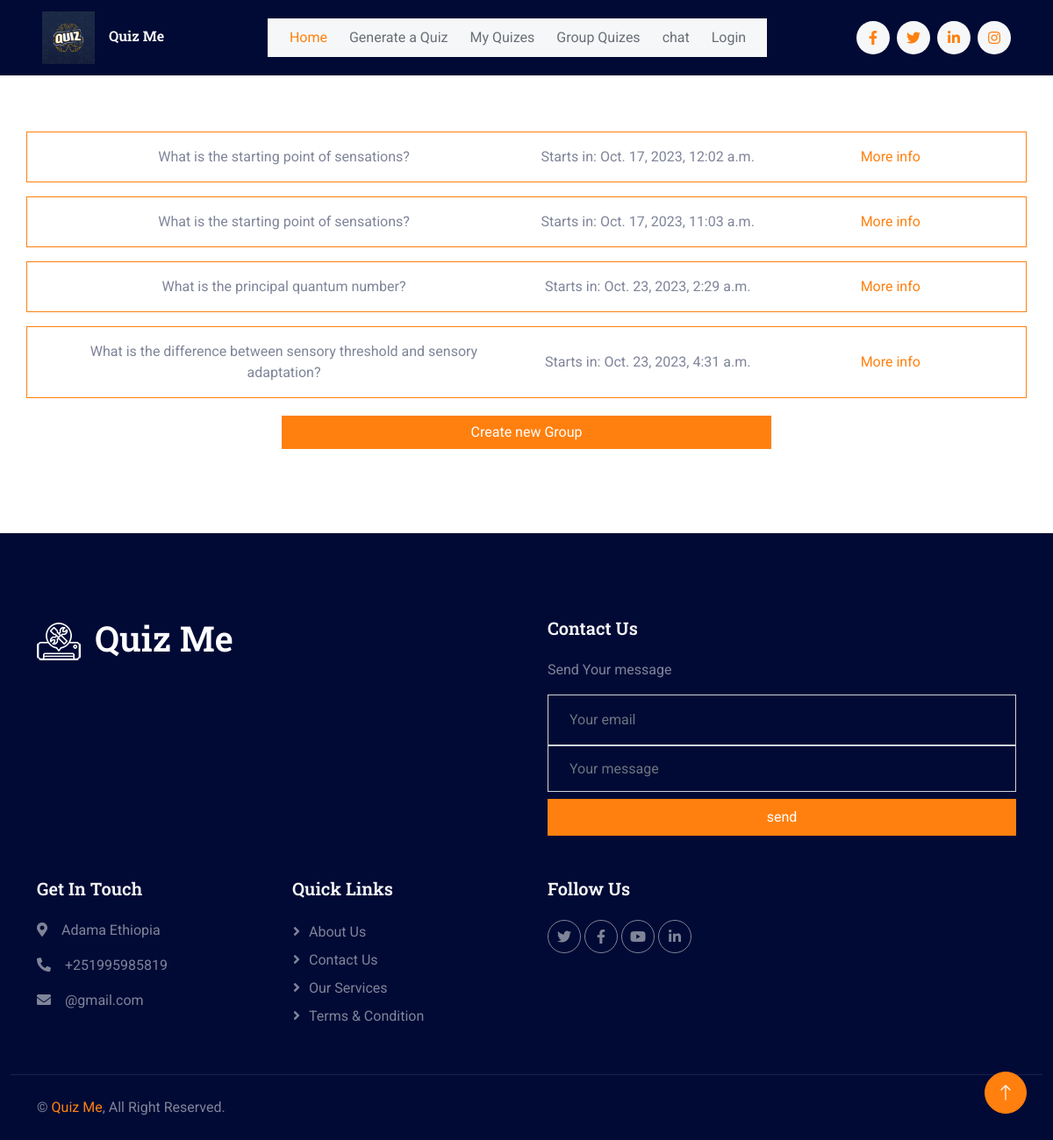
Screenshot of /my_group_quizzes (signed in) with the database file from the repository.
### quiz_app/models.py (models this page shows, shortened)
class GroupQuiz(models.Model):
    quiz = models.ForeignKey(Quiz, on_delete=models.CASCADE)
    start_time = models.DateTimeField()
    completed = models.BooleanField(default=False)
    joined_members = models.ManyToManyField(CustomUser, related_name="members")
    end_time = models.DateTimeField(null=True, blank=True)
    is_in_progress = models.BooleanField(default=False)
    created_by = models.ForeignKey(CustomUser, on_delete=models.CASCADE, null=True, blank=True)

class Quiz(models.Model):
    title = models.CharField(max_length=100, null=True, blank=True)
    size = models.IntegerField()
    generated_by = models.ForeignKey(CustomUser, on_delete=models.CASCADE)
    questions = models.TextField()
    user_score = models.IntegerField(default=0)

### quiz_app/views.py (the view)
# urls.py: path('my_group_quizzes', views.user_group_quizs, name="group_quizes"),
@login_required(login_url='login')
def user_group_quizs(request):
    user = request.user
    group_quizzes = GroupQuiz.objects.filter(joined_members=user)
    return render(request, "joined_group_quizes.html", {"group_quizes":group_quizzes})

### templates/joined_group_quizes.html
{% extends 'index2.html' %}
{% block content %}
{% load static %}
<body>
    <div class="container-xxl py-5 custom-container">
        <div class="container text-center">
            {% if group_quizes %}
            {% for quiz in group_quizes %}
            <div class="row border border-primary rounded p-3 mt-3 d-flex justify-content-center align-items-center">
                <div class="col-md-6">
                    {{ quiz.quiz.title }}
                </div>
                <div class="col-md-3">
                    Starts in: {{ quiz.start_time }}
                </div>
                <div class="col-md-3">
                    <a href="{%url 'group_quiz' quiz.id %}">More info</a>
                </div>
            </div>
            {% endfor %}
            {% else %}
            <h1>You haven't any groups quizzes yet.</h1>
            {% endif %}
            <Button onclick="window.location.href = '{%url 'create_group_quiz'%}';" class="btn btn-primary" style="margin-top:20px; width:50%">
                Create new Group
            </Button>
        </div>
    </div>
</body>
{% endblock content %}

### static/css/style.css (style rules this page uses)
:root { --primary: #FF800F; --secondary: #001064; --light: #F6F7F8; --dark: #010A35; }
body { overflow-x: hidden; }
.btn { transition: .5s; }
.btn.btn-primary, .btn.btn-outline-primary:hover, .btn.btn-secondary, .btn.btn-outline-secondary:hover { color: #FFFFFF; }

### rows the page displays
GroupQuiz: quiz "What is the starting point of sensations?", start_time "Oct. 17, 2023, 12:02 a.m."
GroupQuiz: quiz "What is the starting point of sensations?", start_time "Oct. 17, 2023, 11:03 a.m."
GroupQuiz: quiz "What is the principal quantum number?", start_time "Oct. 23, 2023, 2:29 a.m."
GroupQuiz: quiz "What is the difference between sensory threshold and sensory adaptation?", start_time "Oct. 23, 2023, 4:31 a.m."
